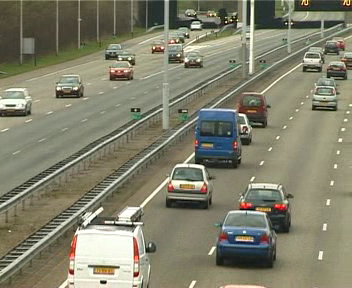
#> input picture frame 25 of assignment-1/5/data/cars.avi, 352 x 288 px
$ python temp.py
#> lines starting #> are read from the running program, lines starting #| are printed output that depends on the picture
import cv2
import numpy as np

cap = cv2.VideoCapture('cars.avi')
count=0
T=3
images = []
while(cap.isOpened()):
	count+=1
	ret, frame = cap.read()
#> frame is the input picture: shape (288, 352, 3); mean B, G, R 108.2, 128.6, 129.5
	gray = cv2.cvtColor(frame, cv2.COLOR_BGR2GRAY)
	gray = gray[168:288, 112:352]
#> gray: shape (120, 240)
	images.append(gray)
	if(count >= T):
		break
	# [4 lines of commented-out code are left out]

cap.release()
cv2.destroyAllWindows()

height,width = images[0].shape   # always returns (rows, columns, channel)
#> height = 120; width = 240
coded_pattern = np.random.random_integers(low=0, high=1, size=(height, width, T))

Ixy=np.zeros((height,width))

for i in range(3):
	Ixy = np.add(Ixy, np.multiply(coded_pattern[:,:,i], images[i]))

coded_snapshot = Ixy/3.0     # coded snapshot
mu, sigma = 0.0, 2.0
noise = np.random.normal(mu, sigma, size=(height, width))
#Ixy = np.add(Ixy, noise)              # coded snapshot which is my measurement

cv2.imshow('coded snapshot', coded_snapshot/255.0)
cv2.waitKey(0)
cv2.destroyAllWindows()
finalImages = np.zeros(coded_pattern.shape)

# Reconstruction Algorithm
patch_size=8

for i in range(15):
	for j in range(30):
		y_patch = Ixy[i*patch_size:(i+1)*patch_size, j*patch_size:(j+1)*patch_size]
		binary_patch = coded_pattern[i*patch_size:(i+1)*patch_size, j*patch_size:(j+1)*patch_size, :]
		s1 = np.zeros((patch_size*patch_size, patch_size*patch_size))
		s2 = np.zeros((patch_size*patch_size, patch_size*patch_size))
		s3 = np.zeros((patch_size*patch_size, patch_size*patch_size))
		np.fill_diagonal(s1, binary_patch[:,:,0])
		np.fill_diagonal(s2, binary_patch[:,:,1])
		np.fill_diagonal(s3, binary_patch[:,:,2])

		final_phi = np.hstack((np.hstack((s1,s2)),s3))
		y = np.reshape(y_patch, (patch_size*patch_size))
		xrec = np.zeros((final_phi.shape[1],1))

		r = y
		epsilon = 0
		tset = []
		itr=0

		dot = np.matmul(np.transpose(r), final_phi)
		index=np.argmax(np.abs(dot))
		tset = np.append(tset,index)
		r = y - dot[index]*final_phi[:,index]
		Anew = final_phi[:,index]
		xrec[index,0] = dot[index]
		Anew = np.reshape(Anew, (Anew.shape[0],1))

		while(np.linalg.norm(r)**2 > epsilon):
			itr+=1
			temp = np.matmul(np.transpose(r), final_phi)
			index=np.argmax(np.abs(temp))
			tset = np.append(tset, index)
			tset = np.sort(tset)
			tset=tset.astype(int)
			Anew = final_phi[:,tset]
			Anewplus = np.linalg.pinv(Anew)
			lambd = np.matmul(Anewplus, y)
			xrec[tset,0] = lambd
			r = y - np.matmul(Anew, lambd)
		shape = 64
		finalImages[i*patch_size:(i+1)*patch_size, j*patch_size:(j+1)*patch_size, 0] = np.reshape(xrec[0:shape,0], (patch_size, patch_size))
		finalImages[i*patch_size:(i+1)*patch_size, j*patch_size:(j+1)*patch_size, 1] = np.reshape(xrec[shape:2*shape,0],(patch_size, patch_size))
		finalImages[i*patch_size:(i+1)*patch_size, j*patch_size:(j+1)*patch_size, 2] = np.reshape(xrec[2*shape:3*shape,0],(patch_size, patch_size))

		print(i, j)
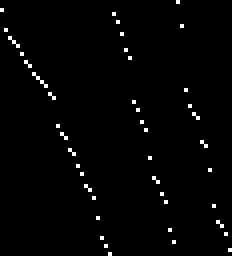
#> Anew: shape (64, 58) float64 (shown 4 times larger); values 0 (black) and 1 (white), 1.6% white in thin lines or dots
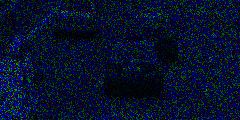
#> finalImages: shape (120, 240, 3) float64; mean of channels 0, 1, 2 131.5, 50.3, 16.6; drawn with min black and max white
#> s1: shape (64, 64) float64; values 0 (black) and 1 (white), 0.68% white in thin lines or dots
#> s2: shape (64, 64) float64; values 0 (black) and 1 (white), 0.71% white in thin lines or dots
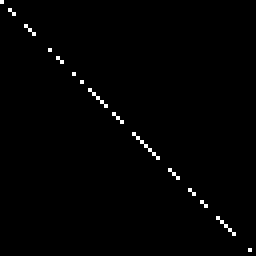
#> s3: shape (64, 64) float64 (shown 4 times larger); values 0 (black) and 1 (white), 0.95% white in thin lines or dots

print(np.max(finalImages))
#| 763.0
cv2.imshow('original images[0]', images[0])
cv2.imshow('original images[1]', images[1])
cv2.imshow('original images[2]', images[2])
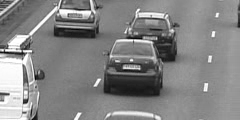
#> window 'original images[2]': shape (120, 240); min 1, max 255, mean 132.4
cv2.imshow('coded snapshot', Ixy/255.0)
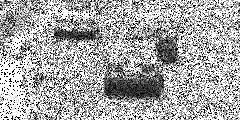
#> window 'coded snapshot': shape (120, 240); min 0, max 255, mean 167.4
cv2.imshow('finalImage[0]', finalImages[:,:,0]/(255.0*3.0))
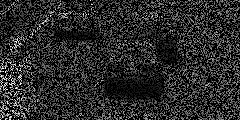
#> window 'finalImage[0]': shape (120, 240) float64; min 0, max 0.997, mean 0.172
cv2.imshow('finalImage[1]', finalImages[:,:,1]/(255.0*3.0))
cv2.imshow('finalImage[2]', finalImages[:,:,2]/(255.0*3.0))
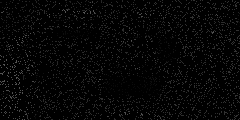
#> window 'finalImage[2]': shape (120, 240) float64; min 0, max 0.333, mean 0.0217
cv2.waitKey(0)
cv2.destroyAllWindows()
print("Done")

$ run again, starting later in the video
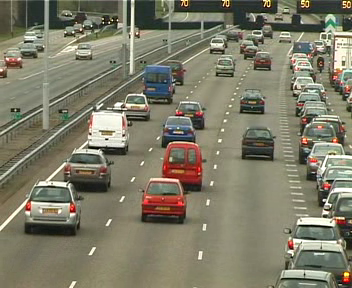
#> input picture frame 112 of assignment-1/5/data/cars.avi, 352 x 288 px
#> frame is the input picture: shape (288, 352, 3); mean B, G, R 104.2, 123.7, 126.3
#> after the loop `for i in range(15):`:
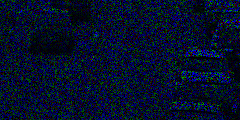
#> finalImages: shape (120, 240, 3) float64; mean of channels 0, 1, 2 126.8, 48.1, 16; drawn with min black and max white
#| 765.0
#> `cv2.imshow('finalImage[2]', finalImages[:,:,2]/(255.0*3.0))`:
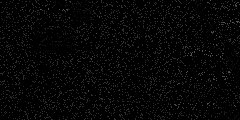
#> window 'finalImage[2]': shape (120, 240) float64; min 0, max 0.333, mean 0.0209

$ run again, starting later in the video
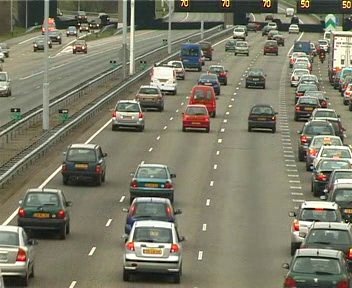
#> input picture frame 200 of assignment-1/5/data/cars.avi, 352 x 288 px
#> frame is the input picture: shape (288, 352, 3); mean B, G, R 104.3, 123.4, 124.6
#> after the loop `for i in range(15):`:
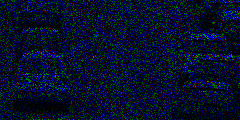
#> finalImages: shape (120, 240, 3) float64; mean of channels 0, 1, 2 125.6, 47.7, 15.7; drawn with min black and max white
#| 765.0
#> `cv2.imshow('finalImage[2]', finalImages[:,:,2]/(255.0*3.0))`:
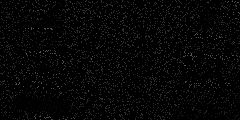
#> window 'finalImage[2]': shape (120, 240) float64; min 0, max 0.333, mean 0.0206
